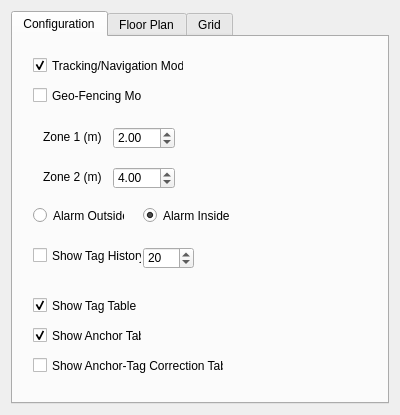
<?xml version="1.0" encoding="UTF-8"?>
<ui version="4.0">
 <class>ViewSettingsWidget</class>
 <widget class="QWidget" name="ViewSettingsWidget">
  <property name="geometry">
   <rect>
    <x>0</x>
    <y>0</y>
    <width>400</width>
    <height>415</height>
   </rect>
  </property>
  <property name="windowTitle">
   <string>Form</string>
  </property>
  <layout class="QVBoxLayout" name="verticalLayout">
   <item>
    <widget class="QTabWidget" name="tabWidget">
     <property name="minimumSize">
      <size>
       <width>300</width>
       <height>300</height>
      </size>
     </property>
     <property name="currentIndex">
      <number>0</number>
     </property>
     <widget class="QWidget" name="config_tab">
      <attribute name="title">
       <string>Configuration</string>
      </attribute>
      <widget class="QCheckBox" name="showTagHistory">
       <property name="geometry">
        <rect>
         <x>20</x>
         <y>210</y>
         <width>109</width>
         <height>17</height>
        </rect>
       </property>
       <property name="text">
        <string>Show Tag History</string>
       </property>
      </widget>
      <widget class="QCheckBox" name="showGeoFencingMode">
       <property name="geometry">
        <rect>
         <x>20</x>
         <y>50</y>
         <width>109</width>
         <height>17</height>
        </rect>
       </property>
       <property name="text">
        <string>Geo-Fencing Mode</string>
       </property>
      </widget>
      <widget class="QDoubleSpinBox" name="zone1">
       <property name="geometry">
        <rect>
         <x>100</x>
         <y>90</y>
         <width>62</width>
         <height>22</height>
        </rect>
       </property>
       <property name="maximum">
        <double>300.000000000000000</double>
       </property>
       <property name="value">
        <double>2.000000000000000</double>
       </property>
      </widget>
      <widget class="QDoubleSpinBox" name="zone2">
       <property name="geometry">
        <rect>
         <x>100</x>
         <y>130</y>
         <width>62</width>
         <height>22</height>
        </rect>
       </property>
       <property name="maximum">
        <double>300.000000000000000</double>
       </property>
       <property name="value">
        <double>4.000000000000000</double>
       </property>
      </widget>
      <widget class="QLabel" name="label_z1">
       <property name="geometry">
        <rect>
         <x>30</x>
         <y>90</y>
         <width>61</width>
         <height>20</height>
        </rect>
       </property>
       <property name="text">
        <string>Zone 1 (m)</string>
       </property>
      </widget>
      <widget class="QLabel" name="label_z2">
       <property name="geometry">
        <rect>
         <x>30</x>
         <y>130</y>
         <width>61</width>
         <height>20</height>
        </rect>
       </property>
       <property name="text">
        <string>Zone 2 (m)</string>
       </property>
      </widget>
      <widget class="QRadioButton" name="inAlarm">
       <property name="geometry">
        <rect>
         <x>130</x>
         <y>170</y>
         <width>91</width>
         <height>17</height>
        </rect>
       </property>
       <property name="text">
        <string>Alarm Inside</string>
       </property>
       <property name="checked">
        <bool>true</bool>
       </property>
      </widget>
      <widget class="QRadioButton" name="outAlarm">
       <property name="geometry">
        <rect>
         <x>20</x>
         <y>170</y>
         <width>91</width>
         <height>17</height>
        </rect>
       </property>
       <property name="text">
        <string>Alarm Outside</string>
       </property>
      </widget>
      <widget class="QSpinBox" name="tagHistoryN">
       <property name="geometry">
        <rect>
         <x>130</x>
         <y>210</y>
         <width>51</width>
         <height>22</height>
        </rect>
       </property>
       <property name="minimum">
        <number>1</number>
       </property>
       <property name="maximum">
        <number>128</number>
       </property>
       <property name="value">
        <number>20</number>
       </property>
      </widget>
      <widget class="QCheckBox" name="showTagTable">
       <property name="geometry">
        <rect>
         <x>20</x>
         <y>260</y>
         <width>109</width>
         <height>17</height>
        </rect>
       </property>
       <property name="text">
        <string>Show Tag Table</string>
       </property>
       <property name="checked">
        <bool>true</bool>
       </property>
      </widget>
      <widget class="QCheckBox" name="showAnchorTable">
       <property name="geometry">
        <rect>
         <x>20</x>
         <y>290</y>
         <width>109</width>
         <height>17</height>
        </rect>
       </property>
       <property name="text">
        <string>Show Anchor Table</string>
       </property>
       <property name="checked">
        <bool>true</bool>
       </property>
      </widget>
      <widget class="QCheckBox" name="showAnchorTagCorrectionTable">
       <property name="enabled">
        <bool>true</bool>
       </property>
       <property name="geometry">
        <rect>
         <x>20</x>
         <y>320</y>
         <width>191</width>
         <height>17</height>
        </rect>
       </property>
       <property name="text">
        <string>Show Anchor-Tag Correction Table</string>
       </property>
       <property name="checked">
        <bool>false</bool>
       </property>
      </widget>
      <widget class="QCheckBox" name="showNavigationMode">
       <property name="geometry">
        <rect>
         <x>20</x>
         <y>20</y>
         <width>151</width>
         <height>17</height>
        </rect>
       </property>
       <property name="text">
        <string>Tracking/Navigation Mode</string>
       </property>
       <property name="checked">
        <bool>true</bool>
       </property>
      </widget>
     </widget>
     <widget class="QWidget" name="floorplan_tab">
      <attribute name="title">
       <string>Floor Plan</string>
      </attribute>
      <layout class="QGridLayout" name="gridLayout_2">
       <item row="3" column="2">
        <widget class="QLabel" name="label_11">
         <property name="text">
          <string>pixels</string>
         </property>
        </widget>
       </item>
       <item row="4" column="1">
        <widget class="QDoubleSpinBox" name="floorplanXScale_sb">
         <property name="maximum">
          <double>1000.000000000000000</double>
         </property>
        </widget>
       </item>
       <item row="5" column="2">
        <widget class="QLabel" name="label_9">
         <property name="text">
          <string>pixesl/m</string>
         </property>
        </widget>
       </item>
       <item row="2" column="0">
        <widget class="QLabel" name="label_3">
         <property name="text">
          <string>X Offset</string>
         </property>
        </widget>
       </item>
       <item row="2" column="1">
        <widget class="QSpinBox" name="floorplanXOff_sb">
         <property name="sizePolicy">
          <sizepolicy hsizetype="Minimum" vsizetype="Fixed">
           <horstretch>0</horstretch>
           <verstretch>0</verstretch>
          </sizepolicy>
         </property>
         <property name="minimum">
          <number>-65536</number>
         </property>
         <property name="maximum">
          <number>65535</number>
         </property>
        </widget>
       </item>
       <item row="0" column="0" colspan="2">
        <widget class="QLabel" name="floorplanPath_lb">
         <property name="text">
          <string>No Floor Plan</string>
         </property>
        </widget>
       </item>
       <item row="7" column="1">
        <widget class="QCheckBox" name="floorplanFlipY_cb">
         <property name="text">
          <string/>
         </property>
        </widget>
       </item>
       <item row="9" column="0">
        <spacer name="verticalSpacer">
         <property name="orientation">
          <enum>Qt::Vertical</enum>
         </property>
         <property name="sizeHint" stdset="0">
          <size>
           <width>20</width>
           <height>40</height>
          </size>
         </property>
        </spacer>
       </item>
       <item row="2" column="2">
        <widget class="QLabel" name="label_12">
         <property name="text">
          <string>pixels</string>
         </property>
        </widget>
       </item>
       <item row="5" column="1">
        <widget class="QDoubleSpinBox" name="floorplanYScale_sb">
         <property name="maximum">
          <double>1000.000000000000000</double>
         </property>
        </widget>
       </item>
       <item row="4" column="2">
        <widget class="QLabel" name="label_10">
         <property name="text">
          <string>pixels/m</string>
         </property>
        </widget>
       </item>
       <item row="3" column="1">
        <widget class="QSpinBox" name="floorplanYOff_sb">
         <property name="minimum">
          <number>-65536</number>
         </property>
         <property name="maximum">
          <number>65536</number>
         </property>
        </widget>
       </item>
       <item row="4" column="0">
        <widget class="QLabel" name="label_6">
         <property name="text">
          <string>X Scale</string>
         </property>
        </widget>
       </item>
       <item row="6" column="0">
        <widget class="QLabel" name="label_7">
         <property name="text">
          <string>Flip X</string>
         </property>
        </widget>
       </item>
       <item row="3" column="0">
        <widget class="QLabel" name="label_4">
         <property name="text">
          <string>Y Offset</string>
         </property>
        </widget>
       </item>
       <item row="6" column="1">
        <widget class="QCheckBox" name="floorplanFlipX_cb">
         <property name="text">
          <string/>
         </property>
        </widget>
       </item>
       <item row="5" column="0">
        <widget class="QLabel" name="label_5">
         <property name="text">
          <string>Y Scale</string>
         </property>
        </widget>
       </item>
       <item row="1" column="0" colspan="2">
        <widget class="QPushButton" name="floorplanOpen_pb">
         <property name="sizePolicy">
          <sizepolicy hsizetype="Minimum" vsizetype="Fixed">
           <horstretch>0</horstretch>
           <verstretch>0</verstretch>
          </sizepolicy>
         </property>
         <property name="minimumSize">
          <size>
           <width>0</width>
           <height>0</height>
          </size>
         </property>
         <property name="text">
          <string>Open</string>
         </property>
        </widget>
       </item>
       <item row="7" column="0">
        <widget class="QLabel" name="label_8">
         <property name="text">
          <string>Flip Y</string>
         </property>
        </widget>
       </item>
       <item row="8" column="0" colspan="2">
        <layout class="QGridLayout" name="gridLayout">
         <property name="horizontalSpacing">
          <number>6</number>
         </property>
         <item row="0" column="0">
          <widget class="QCheckBox" name="showOrigin">
           <property name="text">
            <string>Show Origin</string>
           </property>
          </widget>
         </item>
         <item row="1" column="2">
          <widget class="QPushButton" name="scaleY_pb">
           <property name="text">
            <string>Y Scale</string>
           </property>
          </widget>
         </item>
         <item row="1" column="0">
          <widget class="QPushButton" name="scaleX_pb">
           <property name="text">
            <string>X Scale</string>
           </property>
          </widget>
         </item>
         <item row="0" column="2">
          <widget class="QPushButton" name="origin_pb">
           <property name="text">
            <string>Set Origin</string>
           </property>
          </widget>
         </item>
        </layout>
       </item>
      </layout>
     </widget>
     <widget class="QWidget" name="grid_tab">
      <attribute name="title">
       <string>Grid</string>
      </attribute>
      <widget class="QWidget" name="layoutWidget">
       <property name="geometry">
        <rect>
         <x>9</x>
         <y>21</y>
         <width>132</width>
         <height>111</height>
        </rect>
       </property>
       <layout class="QGridLayout" name="gridLayout_3">
        <item row="0" column="0">
         <widget class="QLabel" name="label">
          <property name="minimumSize">
           <size>
            <width>45</width>
            <height>0</height>
           </size>
          </property>
          <property name="text">
           <string>Width (m)</string>
          </property>
         </widget>
        </item>
        <item row="0" column="1">
         <widget class="QDoubleSpinBox" name="gridWidth_sb">
          <property name="decimals">
           <number>2</number>
          </property>
          <property name="singleStep">
           <double>0.100000000000000</double>
          </property>
          <property name="value">
           <double>0.500000000000000</double>
          </property>
         </widget>
        </item>
        <item row="1" column="0">
         <widget class="QLabel" name="label_2">
          <property name="minimumSize">
           <size>
            <width>45</width>
            <height>0</height>
           </size>
          </property>
          <property name="text">
           <string>Height (m)</string>
          </property>
         </widget>
        </item>
        <item row="1" column="1">
         <widget class="QDoubleSpinBox" name="gridHeight_sb">
          <property name="singleStep">
           <double>0.100000000000000</double>
          </property>
          <property name="value">
           <double>0.500000000000000</double>
          </property>
         </widget>
        </item>
        <item row="2" column="0">
         <widget class="QCheckBox" name="gridShow">
          <property name="text">
           <string>Show Grid</string>
          </property>
         </widget>
        </item>
       </layout>
      </widget>
     </widget>
    </widget>
   </item>
  </layout>
 </widget>
 <tabstops>
  <tabstop>gridWidth_sb</tabstop>
  <tabstop>gridHeight_sb</tabstop>
  <tabstop>floorplanOpen_pb</tabstop>
  <tabstop>floorplanXOff_sb</tabstop>
  <tabstop>floorplanYOff_sb</tabstop>
  <tabstop>floorplanXScale_sb</tabstop>
  <tabstop>floorplanYScale_sb</tabstop>
  <tabstop>floorplanFlipX_cb</tabstop>
  <tabstop>floorplanFlipY_cb</tabstop>
 </tabstops>
 <resources/>
 <connections/>
</ui>
